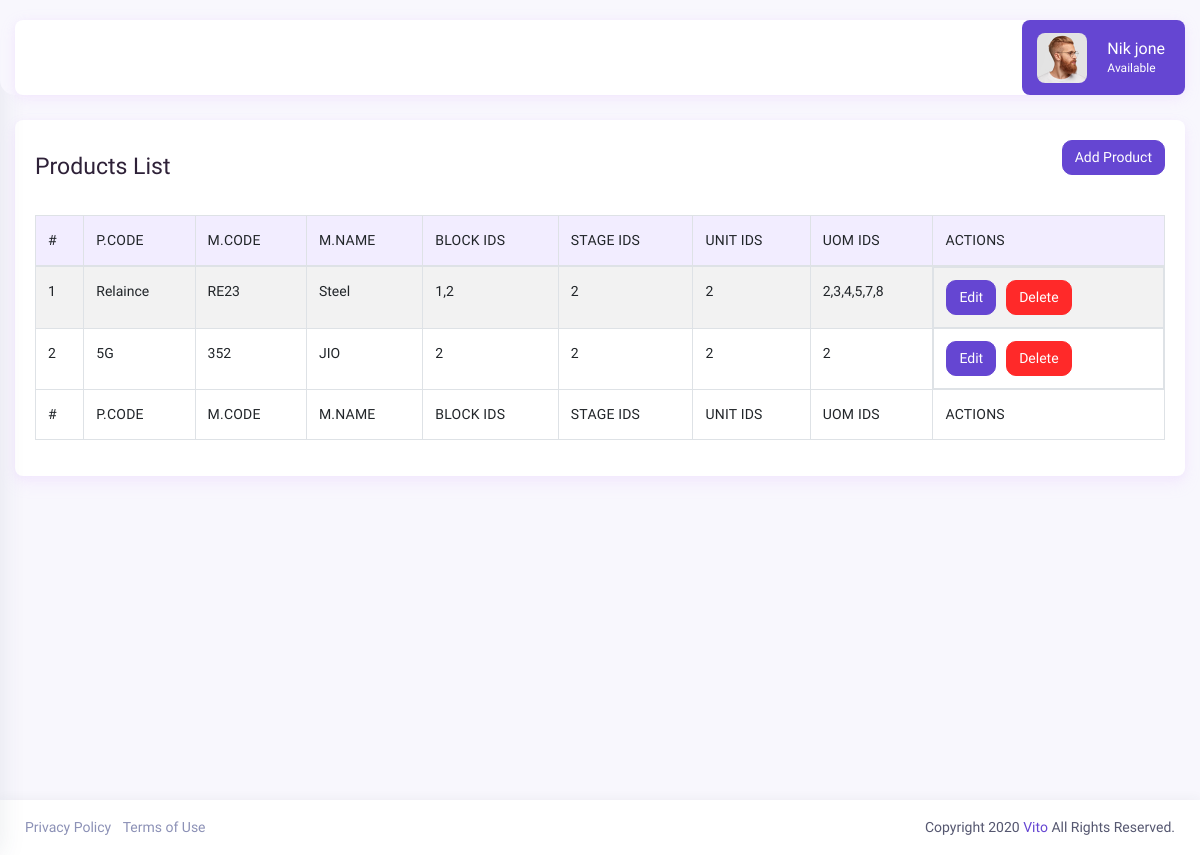
The app's page /admin/productslist.php, older data.
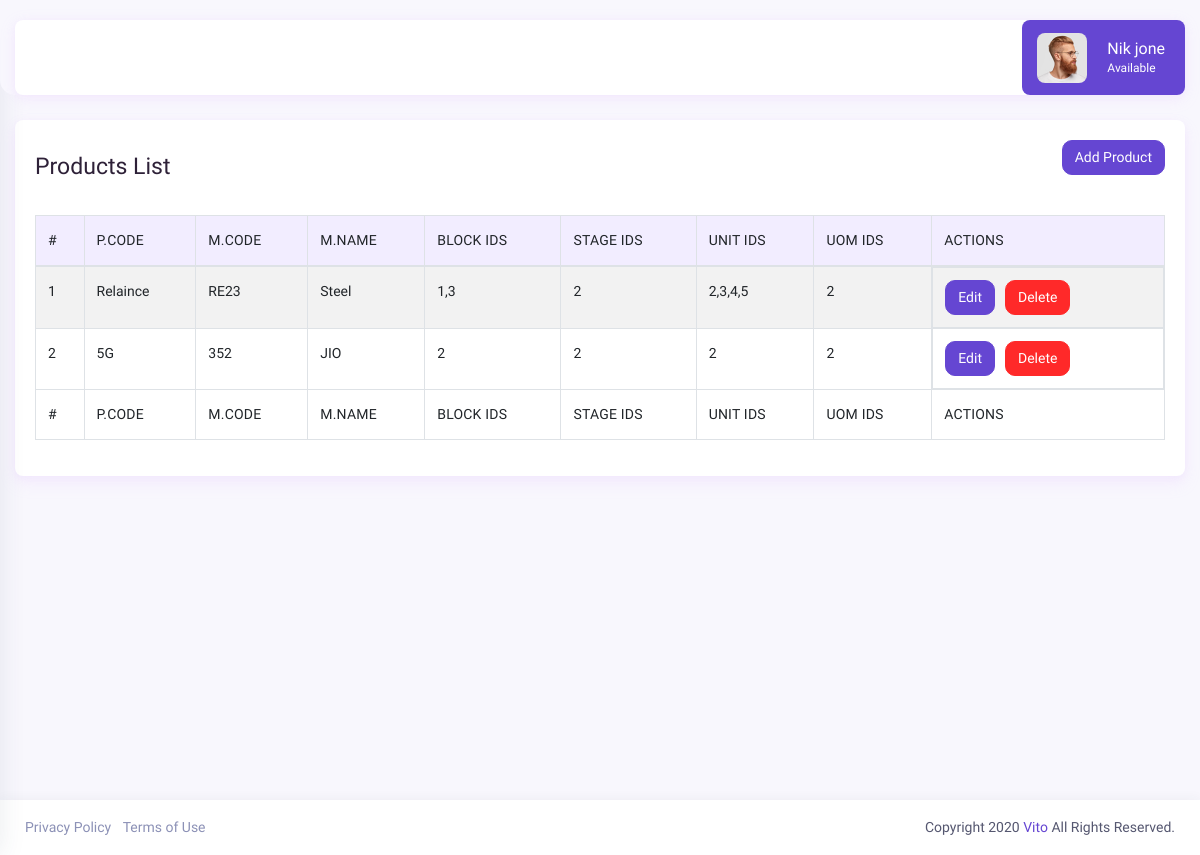
The same page, newer data.
### tables this page shows
CREATE TABLE `productdata` (
  `id` int(11) NOT NULL,
  `productCode` varchar(225) DEFAULT NULL,
  `materialCode` varchar(225) DEFAULT NULL,
  `material_Code_name` varchar(225) DEFAULT NULL,
  `blockId` varchar(100) DEFAULT NULL,
  `stageId` varchar(100) DEFAULT NULL,
  `unitId` varchar(100) DEFAULT NULL,
  `uomId` varchar(100) DEFAULT NULL,
  `created_at` datetime DEFAULT NULL,
  `created_by` int(11) DEFAULT NULL,
  `updated_at` datetime DEFAULT NULL,
  `updated_by` int(11) DEFAULT NULL,
  `status` tinyint(4) NOT NULL DEFAULT 0
);

### admin/functions.php (the view, shortened to what this page needs)
<?php
function productList($con)
{
    $sql       = "SELECT * FROM `productdata` ORDER BY id DESC";
    $sqlresult = mysqli_query($con, $sql);
    if (mysqli_num_rows($sqlresult) > 0) {
        $sno = 1;
        while ($row = mysqli_fetch_assoc($sqlresult)) {
            echo "<tr>";
            echo "<td>" . $sno . "</td>";
            echo "<td>" . htmlspecialchars($row['productCode']) . "</td>";
            echo "<td>" . htmlspecialchars($row['materialCode']) . "</td>";
            echo "<td>" . htmlspecialchars($row['material_Code_name']) . "</td>";
            echo "<td>" . htmlspecialchars($row['blockId']) . "</td>";
            echo "<td>" . htmlspecialchars($row['stageId']) . "</td>";
            echo "<td>" . htmlspecialchars($row['unitId']) . "</td>";
            echo "<td>" . htmlspecialchars($row['uomId']) . "</td>";
            echo '<td class="d-flex flex-row justify-content-start">
        <a href="productsIn.php?id=' . $row['id'] . '">
            <button class="btn btn-primary" type="button">Edit</button>
        </a>
        <form action="inserts.php" method="POSt">
        <input type="hidden" name="product_id" value="' . $row['id'] . '">
        <button class="btn btn-danger mx-2" type="submit" name="delete_product">Delete</button>
        </form>
      </td>';
            echo "</tr>";
            $sno++;
        }
    } else {
        echo "<tr><td colspan='3' class='text-center'>No units found</td></tr>";
    }
}

### admin/header.php (shortened to what this page needs)
<?php
include('functions.php');
?>
<!doctype html>
<html lang="en">
   <head>
      <link rel="stylesheet" href="css/bootstrap.min.css">
      <link rel="stylesheet" href="css/typography.css">
      <link rel="stylesheet" href="css/style.css">
      <link rel="stylesheet" href="css/responsive.css">
      <link
      rel="stylesheet"
      href="https://cdn.datatables.net/2.2.2/css/dataTables.bootstrap5.min.css"
      />
   </head>
   <body>
      <div class="wrapper">

### admin/side_nav.php (shortened to what this page needs)
<div class="iq-top-navbar">
   <div class="iq-navbar-custom">
      <nav class="navbar navbar-expand-lg navbar-light p-0">
         <ul class="navbar-list">
            <li>
               <a href="#" class="search-toggle iq-waves-effect d-flex align-items-center bg-primary rounded">
                  <img src="images/user/1.jpg" class="img-fluid rounded mr-3" alt="user">
                  <div class="caption">
                     <h6 class="mb-0 line-height text-white">Nik jone</h6>
                     <span class="font-size-12 text-white">Available</span>
                  </div>
               </a>
            </li>
         </ul>
      </nav>
   </div>
</div>

### admin/productslist.php
<?php
include 'header.php';
include 'side_nav.php';
?>
<div id="content-page" class="content-page">
    <div class="container-fluid">
        <div class="row">
            <div class="col-lg-12">
                <div class="iq-card">
                    <div class="iq-card-header d-flex justify-content-between align-items-center">
                        <div class="iq-header-title">
                            <h4 class="card-title">Products List</h4>
                        </div>
                        <div class="iq-header-title">
                            <a href="productsIn.php"><button type="button" class="btn dark-icon btn-primary mb-3">Add Product</button></a>
                        </div>
                    </div>
                    <div class="iq-card-body">
                        <div id="table" class="table-editable">
                            <table
                                id="myTable"
                                class="table table-striped table-bordered">
                                <thead>
                                    <tr>
                                        <th>#</th>
                                        <th>P.Code</th>
                                        <th>M.Code</th>
                                        <th>M.Name</th>
                                        <th>Block Ids</th>
                                        <th>Stage Ids</th>
                                        <th>Unit Ids</th>
                                        <th>UOM Ids</th>
                                        <th>Actions</th>
                                    </tr>
                                </thead>
                                <tbody>
                                    <?php
                                    productList($con);
                                    ?>
                                </tbody>
                                <tfoot>
                                    <tr>
                                    <th>#</th>
                                        <th>P.Code</th>
                                        <th>M.Code</th>
                                        <th>M.Name</th>
                                        <th>Block Ids</th>
                                        <th>Stage Ids</th>
                                        <th>Unit Ids</th>
                                        <th>UOM Ids</th>
                                        <th>Actions</th>
                                </tfoot>
                            </table>
                        </div>
                    </div>
                </div>
            </div>
        </div>
    </div>
</div>
<?php
include 'footer.php';
?>

### admin/footer.php (shortened to what this page needs)
</div>
      <footer class="iq-footer">
         <div class="container-fluid">
            <div class="row">
               <div class="col-lg-6">
                  <ul class="list-inline mb-0">
                     <li class="list-inline-item"><a href="privacy-policy.html">Privacy Policy</a></li>
                     <li class="list-inline-item"><a href="terms-of-service.html">Terms of Use</a></li>
                  </ul>
               </div>
               <div class="col-lg-6 text-right">
                  Copyright 2020 <a href="#">Vito</a> All Rights Reserved.
               </div>
            </div>
         </div>
      </footer>
   </body>
</html>

### admin/css/typography.css (style rules this page uses)
body { font-family: 'Muli', sans-serif; font-weight: 400; font-style: normal; font-size: 14px; line-height: 1.8; padding: 0; margin: 0; color: var(--iq-body-text); background: var(--iq-body-bg); }
a, .btn { -webkit-transition: all 0.5s ease-out 0s; -moz-transition: all 0.5s ease-out 0s; -ms-transition: all 0.5s ease-out 0s; -o-transition: all 0.5s ease-out 0s; transition: all 0.5s ease-out 0s; }
a, button, input, btn { outline: medium none !important; }
a { color: var(--iq-primary); }
h1, h2, h3, h4, h5, h6 { font-family: 'Muli', sans-serif; font-weight: 400; margin: 0px; line-height: 1.5; color: var(--iq-dark); }
h4 { font-size: 1.44rem; }
h6 { font-size: 1.0rem; }
ul { list-style: none; }
.rounded { border-radius: 8px !important; }
.bg-primary, .badge-primary { color: var(--iq-white); background: var(--iq-primary) !important; }
.text-white { color: var(--iq-white) !important; }
.line-height { line-height: normal; }
.font-size-12 { font-size: 12px; }
.iq-card { background: var(--iq-card-bg); -webkit-border-radius: 8px; -moz-border-radius: 8px; border-radius: 8px; margin-bottom: 30px; border: none; -webkit-box-shadow: 0px 2px 8px var(--iq-card-shadow-1), 0px 8px 16px var(--iq-card-shadow-2); box-shadow: 0px 2px 8px var(--iq-card-shadow-1), 0px 8px 16px var(--iq-card-shadow-2); }
.iq-card-body { padding: 20px; }
.iq-card .iq-card-header { padding: 20px 20px 0px; min-height: 60px; -ms-flex-align: center !important; align-items: center !important; }
.iq-card .iq-card-header .iq-header-title { display: inline-block; align-self: center !important; }
.iq-card .iq-card-header .iq-header-title .card-title { margin-bottom: 0; }
.btn { font-size: 14px; font-family: 'Muli', sans-serif;text-transform: capitalize; }
.btn-primary { background: var(--iq-primary); border-color: var(--iq-primary); }
.btn-danger { background-color: var(--iq-danger); border-color: var(--iq-danger); }

### admin/css/responsive.css (style rules this page uses)
@media (max-width:1299px) { .content-page, body.sidebar-main .content-page { margin-left: 0; padding: 120px 0 0; } }
@media (max-width:1299px) { .iq-top-navbar, body.sidebar-main .iq-top-navbar { width: auto; right: 0 !important; left: 0; padding: 0 15px; } }
@media (max-width:1299px) { .iq-footer, body.sidebar-main .iq-footer { padding: 15px 10px; margin-left: 0; } }

### admin/css/variable.css (style rules this page uses)
:root { --iq-card-shadow-1:rgba(226, 190, 253,.15); --iq-card-shadow-2:rgba(226, 190, 253,.15); --iq-primary-shadow-1:rgba(78,31,249,.5); --iq-primary-shadow-2:rgba(78,31,249,.3); --iq-dropdown-shadow:rgba(0, 0, 0,.05); --iq-title-text: #555770; --iq-body-text: #555770; --iq-body-bg : #f8f7fd; --iq-card-bg: #fff; --iq-dropdown-bg: #fff; --iq-dropdown-border: #fff; --iq-bg-dark-bg: #6d73f6; --iq-bg-light-color: #FDFAFF; --iq-primary: hsl(253deg 61% 55%); --iq-primary-light: hsl(253deg 61% 85%); --iq-primary-dark: hsl(253deg 61% 45%); --iq-secondary: #FF7A29; --iq-secondary-light: #FFDFCC; --iq-secondary-dark: #CC4D00; --iq-success: #06C270; --iq-success-light: #83FBC7; --iq-success-dark: #036339; --iq-warning: #FAD02E; --iq-warning-light: #FEF4CD; --iq-warning-dark: #957704; --iq-danger: #FF2929; --iq-danger-light: #FFB3B3; --iq-danger-dark: #A30000; --iq-info: #00CFDE; --iq-info-light: #99F8FF; --iq-info-dark: #008F99; --iq-dark: #2E2138; --iq-light: #FDFAFF; --iq-white: #ffffff; --iq-black: #000000; --iq-cyan: #0cd2e3; --iq-icon-color: #8c91b6; --iq-light-primary: hsl(253deg 61% 85%); --iq-light-secondary: #FF7A2940; --iq-light-success: #06C27040; --iq-light-danger: #FF292940; --iq-light-warning: #FAD02E40; --iq-light-info: #00CFDE40; --iq-light-dark: #f0efef; --iq-cobalt-blue: #3f79f1; --iq-spring-green: #1be1b3; --iq-amber: #f4b72a; --iq-pink: #FF5DCD; --iq-blue-dark: #5a61fd; --iq-color-light: #edf3ff; --iq-progress-light: #eef1f7; --iq-light-border: #f2edff; --iq-dark-border: #d7dbda; }
:root { --iq-dark-title-text: #fff; --iq-dark-body-text: #fff; --iq-dark-body-bg :rgba(34,31,58,1); --iq-dark-card-bg: rgba(36,36, 62,1); --iq-dropdown-bg: #fff; --iq-dropdown-border: #fff; --iq-dark-hover-bg:rgba(41,42,72,1); --iq-dark-icon-color:rgba(122,102,153,1); --iq-dark-shadow-1:rgba(24,20,31,.1); --iq-dark-shadow-2:rgba(24,20,31,.15) }

### admin/css/spacer.css (style rules this page uses)
.mb-0,.my-0 { margin-bottom:0 !important }
.mr-2,.mx-2 { margin-right:.625rem !important }
.ml-2,.mx-2 { margin-left:.625rem !important }
.mr-3,.mx-3 { margin-right:1.25rem !important }
.mb-3,.my-3 { margin-bottom:1.25rem !important }
.p-0 { padding:0 !important }

Row changes from the older to the newer data that the page shows:
changed productdata "Relaince": blockId "1,2" → "1,3"; unitId "2" → "2,3,4,5"; uomId "2,3,4,5,7,8" → "2"
